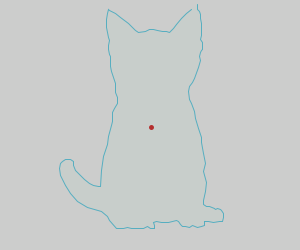
Frame 1 (no input)
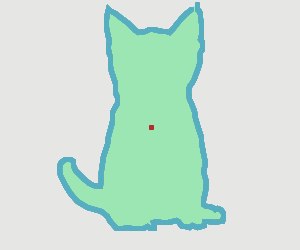
Frame 60 (the mouse pressed at the canvas centre just before this capture)
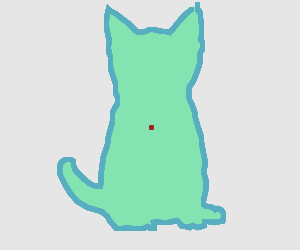
Frame 120 (the mouse held since frame 60 and released just before this capture)

The Processing sketch that drew these frames (run headless with seeded random() and noise(); from frame 60 on, the mouse is pressed at the canvas centre):

// Processing sketch: processing_75313
// ── processing_75313.pde

int[] x ={
  197,197,199,200,200,201,201,201,200,202,
  202,202,201,200,199,200,198,194,192,189,
  188,189,191,194,195,198,201,201,203,205,
  203,206,205,203,203,206,209,214,215,217,
  220,221,223,223,222,219,213,208,204,204,
  201,197,192,189,185,182,180,178,176,168,
  161,156,153,154,154,150,147,143,141,134,
  131,127,123,116,109,107,101,87,77,70,65,
  60,59,60,62,65,70,73,73,75,79,84,89,93,
  98,100,101,103,107,108,111,112,112,112,
  114,117,117,115,115,115,111,110,110,110,
  110,109,108,108,109,108,107,106,106,106,
  107,108,109,115,120,128,135,138,145,149,
  153,157,162,166,169,173,176,181,186,191};
 
int[] y ={
  4,9,11,14,18,23,29,35,39,42,46,49,50,52,
  56,60,67,78,82,86,91,99,103,111,118,128,
  137,142,153,163,171,182,191,200,204,206,
  206,208,209,208,209,210,213,217,221,221,
  222,221,221,225,226,227,225,227,226,226,
  224,221,220,222,222,221,222,225,228,228,
  226,228,228,228,228,227,228,228,220,216,
  211,207,201,193,185,175,168,163,161,159,
  159,161,165,170,174,179,183,185,186,186,
  170,156,144,136,125,121,115,112,108,103,
  97,92,87,83,71,66,61,58,56,54,49,45,40,
  37,32,27,23,19,13,9,10,13,17,23,30,32,
  31,29,29,30,31,31,32,28,24,18,13,9};

PVector [] barCenter = new PVector[x.length];
color barFill[] = new color[x.length];

float opacity = 5;

color[]  airRowsColors = {
  #D0D0B9, #E1E1CC, #ECECDA, #F5F5F1, #FCFCF9, #F1F1F1
};

color[]  seaRowsColors = {
  #7cc0ce, #57aec0, #45a5b8, #69b7c7, #8fc9d5, #5fb2c3
};

color[] fireRowsColors = {
    #B03737, #900000, #B42E2E, #FF4A4A, #972623, #E44141
  };

color[] landRowsColors = {
    #33CC99, #66FFCC, #00FF99, #33CC66, #009966, #33FFCC
  };

void setup()
{
  size(300, 250);
  smooth(); 

  int colNum = (int)random(1, 6);
  fill(seaRowsColors[colNum], opacity);
  noStroke();
  rect(0, 0, width, height);
  textSize(20);
}

void draw()
{
  int colNum = (int)random(1, 6);
  fill(airRowsColors[colNum], opacity);
  noStroke();
  rect(0, 0, width, height); 
  
  fill(landRowsColors[colNum], opacity);
  stroke(seaRowsColors[1], 255);
  drawBar();
  strokeWeight(5);
  stroke(fireRowsColors[colNum], 255);
  point(average().x, average().y);
}

void drawBar()
{
  //fill(barFill[]);
  beginShape();
  for (int i = 0; i < x.length; i++)
  {
    vertex( x[i], y[i]);
  }
  endShape();
}

PVector average()
{
  float xTotal = 0;
  float yTotal = 0;
  for (int i = 0; i < x.length; i++)
  {
    xTotal += x[i];
    yTotal += y[i];
  }
  return new PVector(xTotal / x.length, yTotal / y.length);
}
